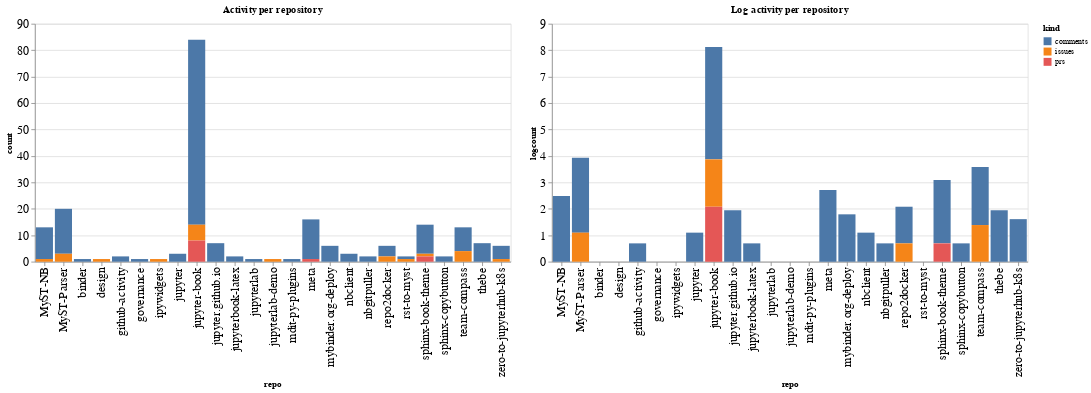

Notebook source saved alongside this figure:
### Code cell
ch1 = alt.Chart(repo_summaries, width=600, title="Activity per repository").mark_bar().encode(
    x='repo',
    y='count',
    color='kind',
    tooltip="kind"
)

ch2 = alt.Chart(repo_summaries, width=600, title="Log activity per repository").mark_bar().encode(
    x='repo',
    y='logcount',
    color='kind',
    tooltip="kind"
)

ch1 | ch2

### Figure 1 — Vega-Lite specification as saved in the notebook (floating-point values rounded to 4 significant figures)
{"config": {"axisLeft": {"labelFontSize": 15}, "axisBottom": {"labelFontSize": 15}}, "hconcat": [{"mark": "bar", "encoding": {"color": {"type": "nominal", "field": "kind"}, "tooltip": {"type": "nominal", "field": "kind"}, "x": {"type": "nominal", "field": "repo"}, "y": {"type": "quantitative", "field": "count"}}, "title": "Activity per repository", "width": 600}, {"mark": "bar", "encoding": {"color": {"type": "nominal", "field": "kind"}, "tooltip": {"type": "nominal", "field": "kind"}, "x": {"type": "nominal", "field": "repo"}, "y": {"type": "quantitative", "field": "logcount"}}, "title": "Log activity per repository", "width": 600}], "data": {"name": "data-53cfe3f739de62e18c7f8a047462f9ce"}, "$schema": "https://vega.github.io/schema/vega-lite/v4.8.1.json", "datasets": {"data-53cfe3f739de62e18c7f8a047462f9ce": [{"repo": "MyST-NB", "kind": "comments", "count": 12, "logcount": 2.485}, {"repo": "MyST-NB", "kind": "issues", "count": 1, "logcount": 0.0}, {"repo": "MyST-Parser", "kind": "comments", "count": 17, "logcount": 2.833}, {"repo": "MyST-Parser", "kind": "issues", "count": 3, "logcount": 1.099}, {"repo": "binder", "kind": "comments", "count": 1, "logcount": 0.0}, {"repo": "design", "kind": "issues", "count": 1, "logcount": 0.0}, {"repo": "github-activity", "kind": "comments", "count": 2, "logcount": 0.6931}, {"repo": "governance", "kind": "comments", "count": 1, "logcount": 0.0}, {"repo": "ipywidgets", "kind": "issues", "count": 1, "logcount": 0.0}, {"repo": "jupyter", "kind": "comments", "count": 3, "logcount": 1.099}, {"repo": "jupyter-book", "kind": "comments", "count": 70, "logcount": 4.248}, {"repo": "jupyter-book", "kind": "issues", "count": 6, "logcount": 1.792}, {"repo": "jupyter-book", "kind": "prs", "count": 8, "logcount": 2.079}, {"repo": "jupyter.github.io", "kind": "comments", "count": 7, "logcount": 1.946}, {"repo": "jupyterbook-latex", "kind": "comments", "count": 2, "logcount": 0.6931}, {"repo": "jupyterlab", "kind": "comments", "count": 1, "logcount": 0.0}, {"repo": "jupyterlab-demo", "kind": "issues", "count": 1, "logcount": 0.0}, {"repo": "mdit-py-plugins", "kind": "comments", "count": 1, "logcount": 0.0}, {"repo": "meta", "kind": "comments", "count": 15, "logcount": 2.708}, {"repo": "meta", "kind": "prs", "count": 1, "logcount": 0.0}, {"repo": "mybinder.org-deploy", "kind": "comments", "count": 6, "logcount": 1.792}, {"repo": "nbclient", "kind": "comments", "count": 3, "logcount": 1.099}, {"repo": "nbgitpuller", "kind": "comments", "count": 2, "logcount": 0.6931}, {"repo": "repo2docker", "kind": "comments", "count": 4, "logcount": 1.386}, {"repo": "repo2docker", "kind": "issues", "count": 2, "logcount": 0.6931}, {"repo": "rst-to-myst", "kind": "comments", "count": 1, "logcount": 0.0}, {"repo": "rst-to-myst", "kind": "issues", "count": 1, "logcount": 0.0}, {"repo": "sphinx-book-theme", "kind": "comments", "count": 11, "logcount": 2.398}, {"repo": "sphinx-book-theme", "kind": "issues", "count": 1, "logcount": 0.0}, {"repo": "sphinx-book-theme", "kind": "prs", "count": 2, "logcount": 0.6931}, {"repo": "sphinx-copybutton", "kind": "comments", "count": 2, "logcount": 0.6931}, {"repo": "team-compass", "kind": "comments", "count": 9, "logcount": 2.197}, {"repo": "team-compass", "kind": "issues", "count": 4, "logcount": 1.386}, {"repo": "thebe", "kind": "comments", "count": 7, "logcount": 1.946}, {"repo": "zero-to-jupyterhub-k8s", "kind": "comments", "count": 5, "logcount": 1.609}, {"repo": "zero-to-jupyterhub-k8s", "kind": "issues", "count": 1, "logcount": 0.0}]}}
